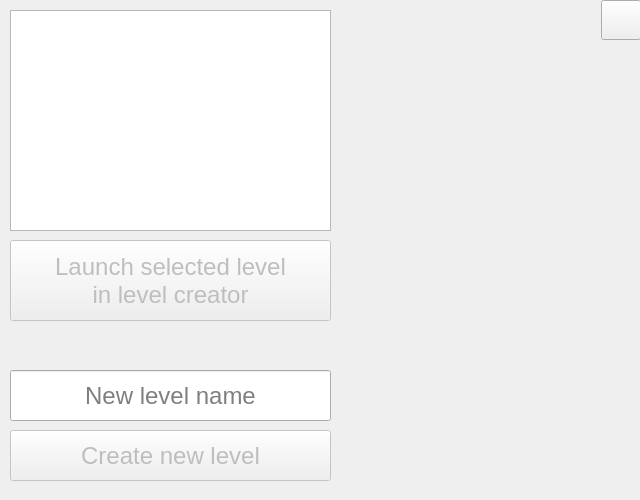
<?xml version="1.0" encoding="UTF-8"?>
<ui version="4.0">
 <class>LevelCreatorLauncher</class>
 <widget class="QWidget" name="LevelCreatorLauncher">
  <property name="geometry">
   <rect>
    <x>0</x>
    <y>0</y>
    <width>640</width>
    <height>500</height>
   </rect>
  </property>
  <property name="font">
   <font>
    <pointsize>18</pointsize>
   </font>
  </property>
  <property name="windowTitle">
   <string>LevelCreatorLauncher</string>
  </property>
  <property name="autoFillBackground">
   <bool>true</bool>
  </property>
  <widget class="QPushButton" name="closePushButton">
   <property name="geometry">
    <rect>
     <x>601</x>
     <y>0</y>
     <width>40</width>
     <height>40</height>
    </rect>
   </property>
   <property name="iconSize">
    <size>
     <width>25</width>
     <height>25</height>
    </size>
   </property>
  </widget>
  <widget class="QPushButton" name="launchLevelPushButton">
   <property name="enabled">
    <bool>false</bool>
   </property>
   <property name="geometry">
    <rect>
     <x>10</x>
     <y>240</y>
     <width>321</width>
     <height>81</height>
    </rect>
   </property>
   <property name="text">
    <string>Launch selected level
in level creator</string>
   </property>
  </widget>
  <widget class="QListWidget" name="levelList">
   <property name="geometry">
    <rect>
     <x>10</x>
     <y>10</y>
     <width>321</width>
     <height>221</height>
    </rect>
   </property>
  </widget>
  <widget class="QPushButton" name="createLevelPushButton">
   <property name="enabled">
    <bool>false</bool>
   </property>
   <property name="geometry">
    <rect>
     <x>10</x>
     <y>430</y>
     <width>321</width>
     <height>51</height>
    </rect>
   </property>
   <property name="text">
    <string>Create new level</string>
   </property>
  </widget>
  <widget class="QLineEdit" name="newLevelNameLineEdit">
   <property name="geometry">
    <rect>
     <x>10</x>
     <y>370</y>
     <width>321</width>
     <height>51</height>
    </rect>
   </property>
   <property name="alignment">
    <set>Qt::AlignCenter</set>
   </property>
   <property name="placeholderText">
    <string>New level name</string>
   </property>
  </widget>
 </widget>
 <resources/>
 <connections/>
</ui>
